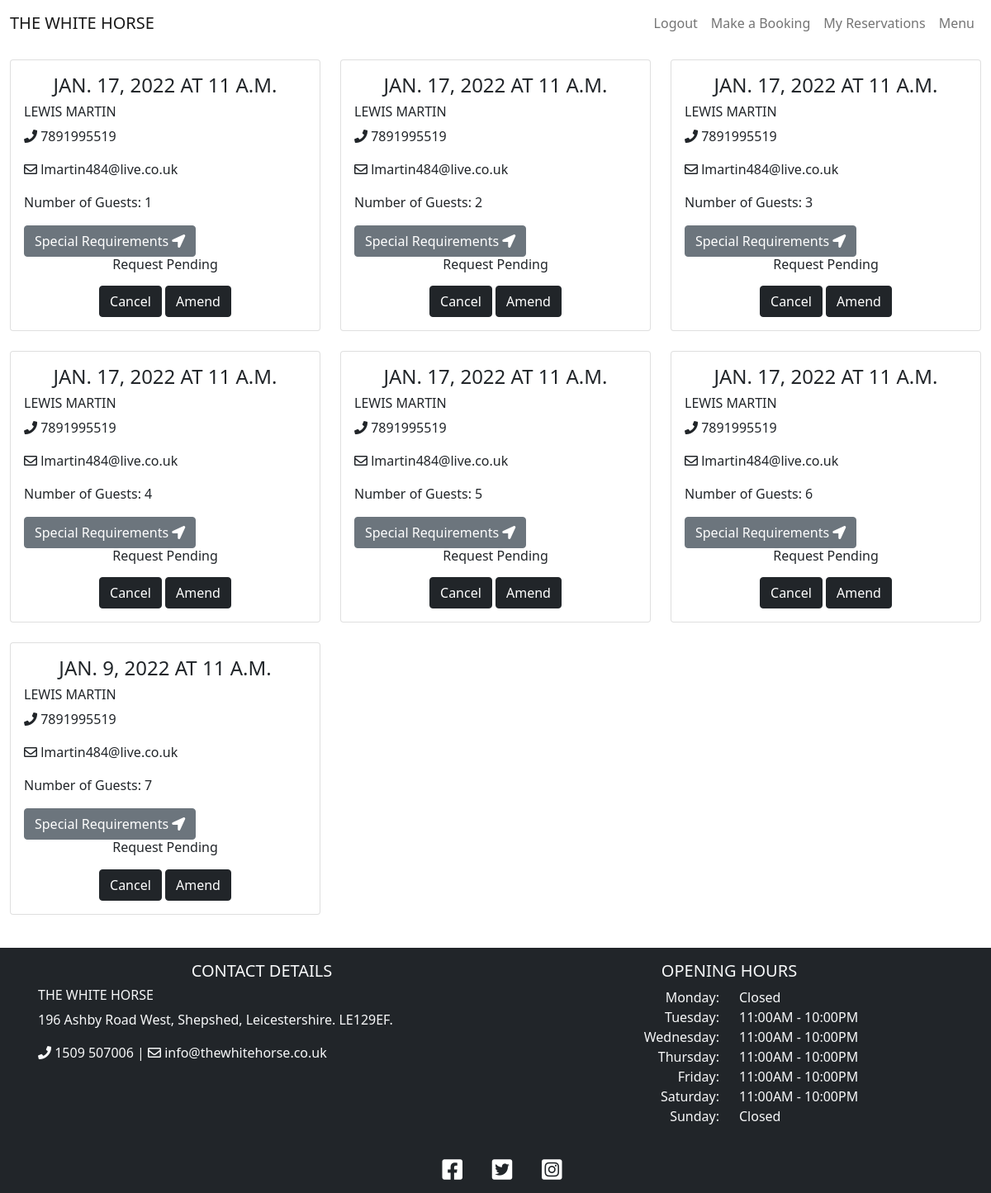
Page /reservations (signed in) on the committed database.
### booking/models.py (models this page shows, shortened)
class Booking(models.Model):
    user = models.ForeignKey(User, on_delete=models.CASCADE)
    lead = models.CharField(max_length=200, blank=False)
    email = models.CharField(max_length=200, blank=False)
    mobile = models.IntegerField(blank=False)
    date = models.DateField(blank=False)
    time = models.TimeField(blank=False)
    arrival = models.DateTimeField(null=True)
    notes = models.TextField(max_length=200)
    guests = models.PositiveIntegerField(blank=False)
    status = models.IntegerField(choices=STATUS, default=0)
    class Meta:
        ordering = ['-date']

### booking/views.py (the view)
# urls.py: path('reservations', views.ReservationList.as_view(), name='reservations'),
class ReservationList(generic.ListView):
    model = Booking
    def get(self, request, *args, **kwargs):
        reservations = Booking.objects.filter(user=request.user)
        return render(
            request, 'reservations.html',
            {
                'reservations': reservations,
            },
        )

### templates/reservations.html (shortened to what this page needs)
{% extends "base.html" %}
{% block content %}
<div class="container-fluid mb-3">
    <div class="row">
        <div class="col-12 mt-3 left">
            <div class="row">
                {% for reservation in reservations %}
                <div class="col-md-4">
                    <div class="card mb-4">
                        <div class="card-body">
                            <h4 class='card-title text-uppercase text-center'>{{ reservation.date }} at
                                {{ reservation.time }}</h4>
                            <h6 class="text-uppercase">{{ reservation.lead }}</h6>
                            <div class='card-text'>
                                <p><i class="fas fa-phone"></i> {{ reservation.mobile }}</p>
                                <p><i class="far fa-envelope"></i> {{ reservation.email }}</p>
                                <p>Number of Guests: {{ reservation.guests }}</p>
                                <button data-bs-toggle='modal' data-bs-target='#notes' class="btn btn-secondary">Special
                                    Requirements <i class="fas fa-location-arrow"></i></button>
                                <div class='text-center h6'>
                                    {% if reservation.status == 1 %}
                                    <p>Reservation Accepted</p>
                                    {% elif reservation.status == 2 %}
                                    <p>Reservation Declined</p>
                                    {% else %}
                                    <p>Request Pending</p>
                                    {% endif %}
                                </div>
                            </div>
                            <div class='text-center'>
                                <a href="/cancel/{{ reservation.id }}"><button class="btn btn-dark">Cancel</button></a>
                                <a href="/amend/{{ reservation.id }}"><button class="btn btn-dark">Amend</button></a>
                            </div>
                        </div>
                    </div>
                </div>
                {% if forloop.counter|divisibleby:3  %}
            </div>
                <div class="row">
                    {% endif %}
                    {% endfor %}
                </div>
        </div>
    </div>
</div>
{% endblock %}

### static/css/style.css (style rules this page uses)
body { background-color: white; }
.site { display: flex; min-height: 100vh; flex-direction: column; }

### rows in the picture
Booking: date "JAN. 17, 2022", time "11 A.M.", lead "LEWIS MARTIN", mobile "7891995519", email "lmartin484@live.co.uk", guests "1", status "Request Pending"
Booking: date "JAN. 17, 2022", time "11 A.M.", lead "LEWIS MARTIN", mobile "7891995519", email "lmartin484@live.co.uk", guests "2", status "Request Pending"
Booking: date "JAN. 17, 2022", time "11 A.M.", lead "LEWIS MARTIN", mobile "7891995519", email "lmartin484@live.co.uk", guests "3", status "Request Pending"
Booking: date "JAN. 17, 2022", time "11 A.M.", lead "LEWIS MARTIN", mobile "7891995519", email "lmartin484@live.co.uk", guests "4", status "Request Pending"
Booking: date "JAN. 17, 2022", time "11 A.M.", lead "LEWIS MARTIN", mobile "7891995519", email "lmartin484@live.co.uk", guests "5", status "Request Pending"
Booking: date "JAN. 17, 2022", time "11 A.M.", lead "LEWIS MARTIN", mobile "7891995519", email "lmartin484@live.co.uk", guests "6", status "Request Pending"
Booking: date "JAN. 9, 2022", time "11 A.M.", lead "LEWIS MARTIN", mobile "7891995519", email "lmartin484@live.co.uk", guests "7", status "Request Pending"
